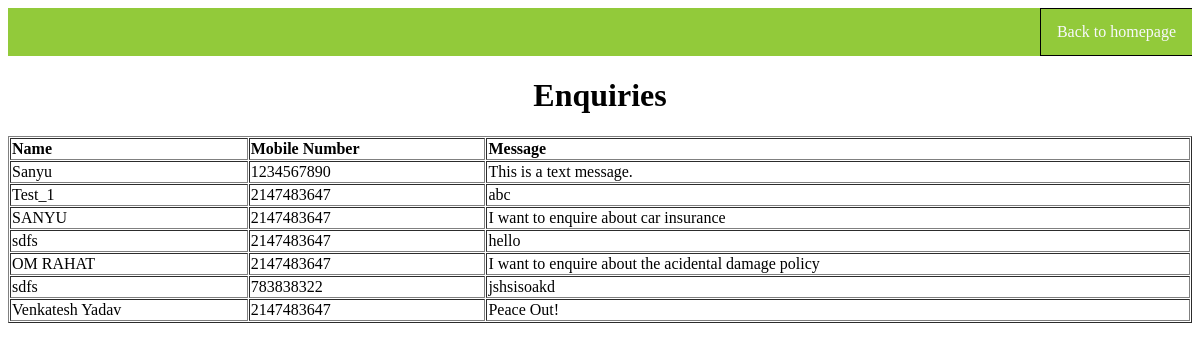
The page /view_enquiries.php on the database its author committed.
### tables this page shows
CREATE TABLE `enquiries` (
  `name` varchar(30) NOT NULL,
  `mobile` int(10) NOT NULL,
  `message` varchar(255) NOT NULL
);

### view_enquiries.php (the view)
<?php
include "connection.php";
$sql = "select * from enquiries";
$result = mysqli_query($conn,$sql);
?>
<html>
    <body>
		<link href = "contact/style.css" type = "text/css" rel = "stylesheet" />
		<link href = "style.css" type = "text/css" rel = "stylesheet" />
		<ul>
			<li style="float:right;"><a href="index.php"> Back to homepage</a></li>
		</ul>
		<h1><center>Enquiries</center></h1>
		<table width = "100%" border = "1" cellspacing = "1" cellpadding = "1">
            <tr>
                <td><b>Name</b></td>
                <td><b>Mobile Number</b></td>
                <td><b>Message</b></td>
            </tr>
	<?php
		while($row = mysqli_fetch_object($result)){
	?>
			<tr>
				<td>
					<?php echo $row->name;?>
				</td>
				<td>
					<?php echo $row->mobile;?>
				</td>
				<td>
					<?php echo $row->message;?>
				</td>
			</tr>
		<?php } ?>
        </table>
    </body>
</html>

### style.css (style rules this page uses)
ul { list-style-type: none; margin: 0; padding: 0; overflow: hidden; background-color: #92ca3a; }
li { float: left; border-right:1px solid rgb(0, 0, 0); border-left:1px solid rgb(0, 0, 0); border-bottom:1px solid rgb(0, 0, 0); border-top:1px solid rgb(0, 0, 0); }
li:last-child { border-right: none; }
li a { display: block; color: rgb(248, 248, 252); text-align: center; padding: 14px 16px; text-decoration: none; }

### rows shown on the page
enquiries: name "Sanyu", mobile "1234567890", message "This is a text message."
enquiries: name "Test_1", mobile "2147483647", message "abc"
enquiries: name "SANYU", mobile "2147483647", message "I want to enquire about car insurance"
enquiries: name "sdfs", mobile "2147483647", message "hello"
enquiries: name "OM RAHAT", mobile "2147483647", message "I want to enquire about the acidental damage policy"
enquiries: name "sdfs", mobile "783838322", message "jshsisoakd"
enquiries: name "Venkatesh Yadav", mobile "2147483647", message "Peace Out!"
